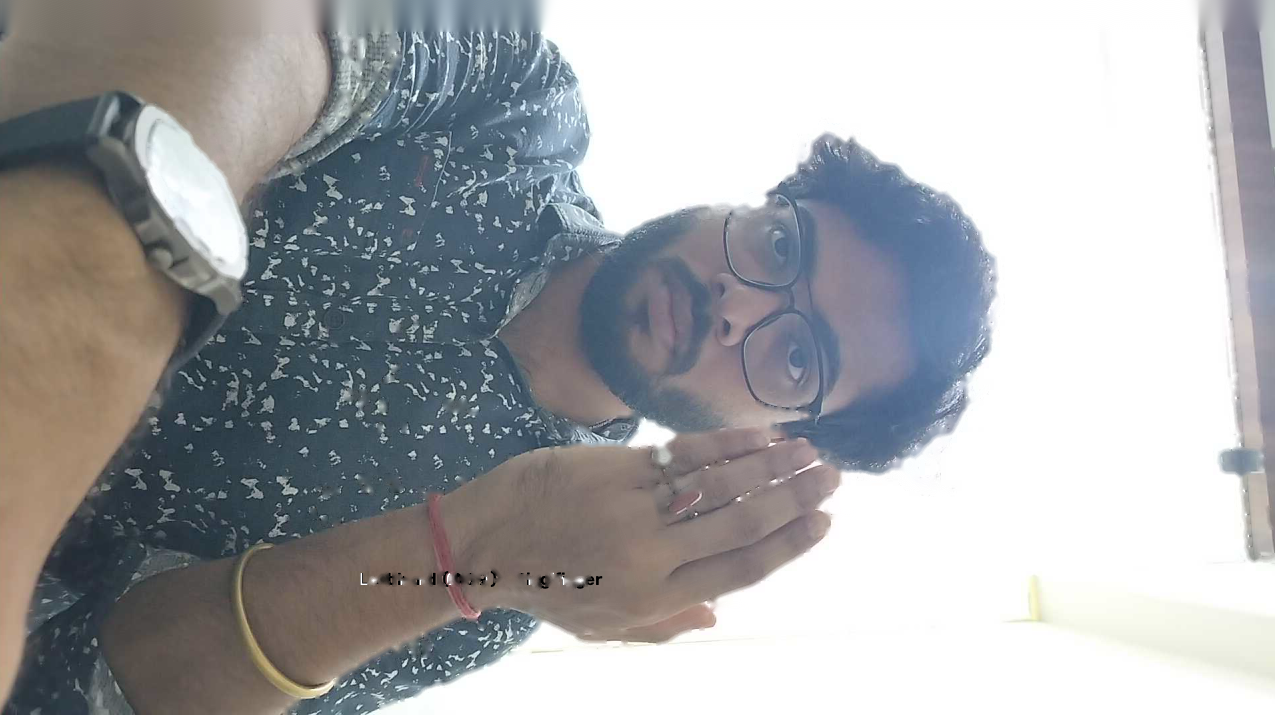
#> input picture testdata/frames/clean1.png, 1275 x 715 px; its folder holds 4 pictures in this run
$ python gt_view.py
#> lines starting #> are read from the running program, lines starting #| are printed output that depends on the picture; after the words box and inside, x2 and y2 are one past the last pixel; in counts of white or black regions, pixels touching at a corner belong together
"""Straightened, ruler-annotated views of the ring finger for manual ground-truth annotation.
x = offset across the landmark axis (px of the original frame, + = n direction),
y = offset along the axis from the ring centre (px, + = toward PIP).
Also prints luma / chroma profiles along a few rows."""
import json
import os
import sys

import cv2 as cv
import numpy as np

D = os.path.dirname(os.path.dirname(os.path.abspath(__file__)))          # testdata/
S = os.path.join(D, "frames")      # images
P = os.path.join(os.path.dirname(os.path.abspath(__file__)), "out")   # outputs


def load_cases():
    lm = json.load(open(os.path.join(D, "landmarks.json")))
#> (reads testdata/landmarks.json from the repository)
    cases = {}
    for cid, v in lm.items():
        pts = np.array(v["pts"], float)
        cases[cid] = (v["image"], pts)
    return cases


def frame_geom(pts, base=13, nxt=14, position=0.69):
    knuckles = pts[[5, 9, 13, 17]]
    unit = float(np.linalg.norm(np.diff(knuckles, axis=0), axis=1).mean())
    b2 = pts[nxt, :2] - pts[base, :2]
    L2 = float(np.linalg.norm(b2))
    a = b2 / L2
    n = np.array([a[1], -a[0]])
    c = pts[base, :2] + position * b2
    return c, a, n, L2, unit


def straighten(img, c, a, n, x_range, y_range, scale):
    """patch[j, i] = img(c + x_i n + y_j a), x_i = x_range[0] + i/scale, y_j likewise."""
    (x0, x1), (y0, y1) = x_range, y_range
    W, H = int(round((x1 - x0) * scale)), int(round((y1 - y0) * scale))
    # dst (i, j) -> src = c + (x0 + i/scale) n + (y0 + j/scale) a  (WARP_INVERSE_MAP)
    M = np.array([[n[0] / scale, a[0] / scale, c[0] + x0 * n[0] + y0 * a[0]],
                  [n[1] / scale, a[1] / scale, c[1] + x0 * n[1] + y0 * a[1]]])
    return cv.warpAffine(img, M, (W, H), flags=cv.INTER_LINEAR | cv.WARP_INVERSE_MAP,
                         borderMode=cv.BORDER_REPLICATE)


if __name__ == "__main__":
    cases = load_cases()
    which = sys.argv[1:] or list(cases)
    for cid in which:
        path, pts = cases[cid]
        img = cv.imread(f"{S}/{path}")
#> img is the input picture: shape (715, 1275, 3); mean B, G, R 169.6, 167.5, 165.9
        c, a, n, L2, unit = frame_geom(pts)
        W0 = 2 * 0.43 * unit
        half = max(1.6 * W0, 45)
        scale = float(np.clip(560 / (2 * half), 2, 8))
        yr = (-0.45 * L2, 0.35 * L2)
        patch = straighten(img, c, a, n, (-half, half), yr, scale)
#> in straighten, `return cv.warpAffine(img, M, (W, H), flags=cv.INTER_LINEAR | cv.WARP_I..`:
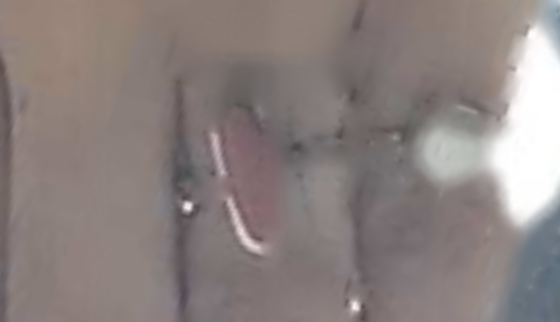
#> returned value: shape (322, 560, 3); mean of channels 0, 1, 2 127.6, 129.2, 139.4; drawn as B, G, R
        # Contrast stretch for viewing
        lab = cv.cvtColor(patch, cv.COLOR_BGR2LAB)
#> lab: shape (322, 560, 3); mean of channels 0, 1, 2 139.5, 131.7, 130.3
        lab[..., 0] = cv.createCLAHE(2.0, (4, 4)).apply(lab[..., 0])
#> lab: shape (322, 560, 3); mean of channels 0, 1, 2 140.6, 131.7, 130.3
        view = cv.cvtColor(lab, cv.COLOR_LAB2BGR)
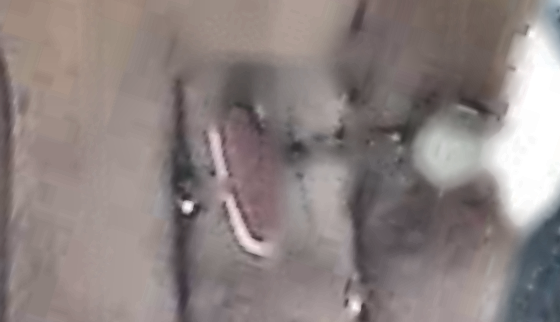
#> view: shape (322, 560, 3); mean B, G, R 129, 130.7, 141
        H, W = view.shape[:2]
#> H = 322; W = 560
        top = 30
        canvas = cv.copyMakeBorder(view, top, 30, 0, 0, cv.BORDER_CONSTANT, value=(255, 255, 255))
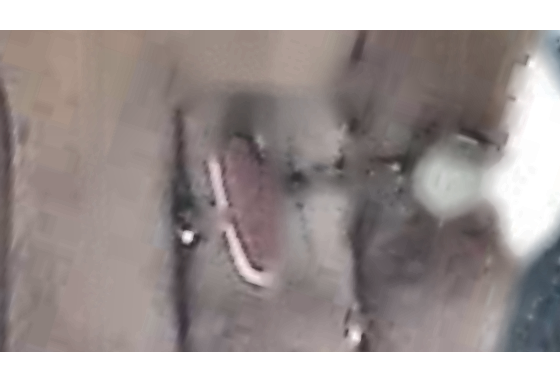
#> canvas: shape (382, 560, 3); mean B, G, R 148.8, 150.2, 158.9
        for xv in range(int(-half) // 5 * 5, int(half) + 1, 5):
            xi = int(round((xv + half) * scale))
            ln = 12 if xv % 10 == 0 else 6
            col = (0, 0, 255) if xv == 0 else (0, 0, 0)
            cv.line(canvas, (xi, top - ln), (xi, top), col, 1)
            cv.line(canvas, (xi, top + H), (xi, top + H + ln), col, 1)
            if xv % 20 == 0:
                cv.putText(canvas, str(xv), (xi - 10, 12), cv.FONT_HERSHEY_SIMPLEX, 0.35, (0, 0, 0), 1)
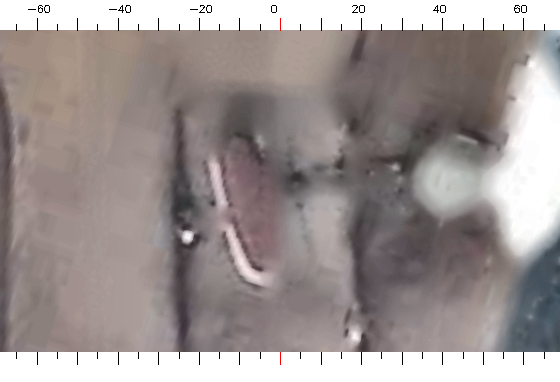
#> canvas: shape (382, 560, 3); 0.38% of pixels changed, all inside (x1, y1, x2, y2) = (16, 5, 545, 365)
        for yv in (-0.15 * L2, 0.0, 0.15 * L2):
            yi = top + int(round((yv - yr[0]) * scale))
            cv.line(canvas, (0, yi), (8, yi), (0, 0, 255), 2)
            cv.line(canvas, (W - 8, yi), (W, yi), (0, 0, 255), 2)
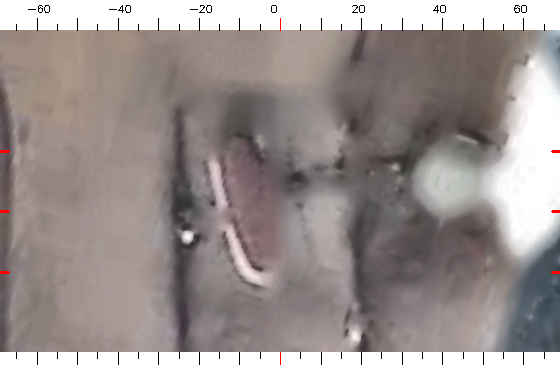
#> canvas: shape (382, 560, 3); 0.07% of pixels changed, all inside (x1, y1, x2, y2) = (0, 150, 560, 274)
        for xv in (-W0 / 2, W0 / 2):  # model prior width
            xi = int(round((xv + half) * scale))
            cv.line(canvas, (xi, top + H), (xi, top + H + 25), (255, 0, 0), 2)
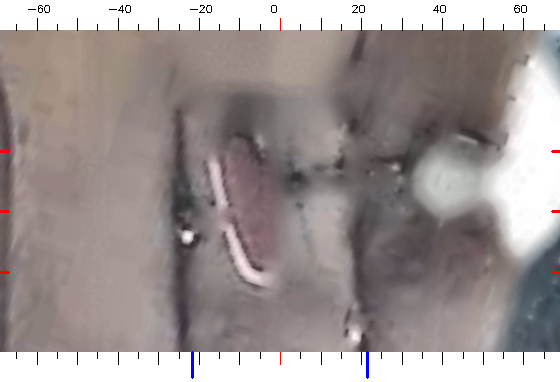
#> canvas: shape (382, 560, 3); 0.07% of pixels changed, all inside (x1, y1, x2, y2) = (191, 351, 369, 379)
        cv.imwrite(f"{P}/gt_{cid}.png", canvas)
        print(f"{cid}: L2={L2:.1f} unit={unit:.1f} W0={W0:.1f} half={half:.1f} scale={scale:.2f} "
              f"a={a.round(3)} n={n.round(3)} c={c.round(1)}")
#> pass 2 of the loop `for cid in which:`:
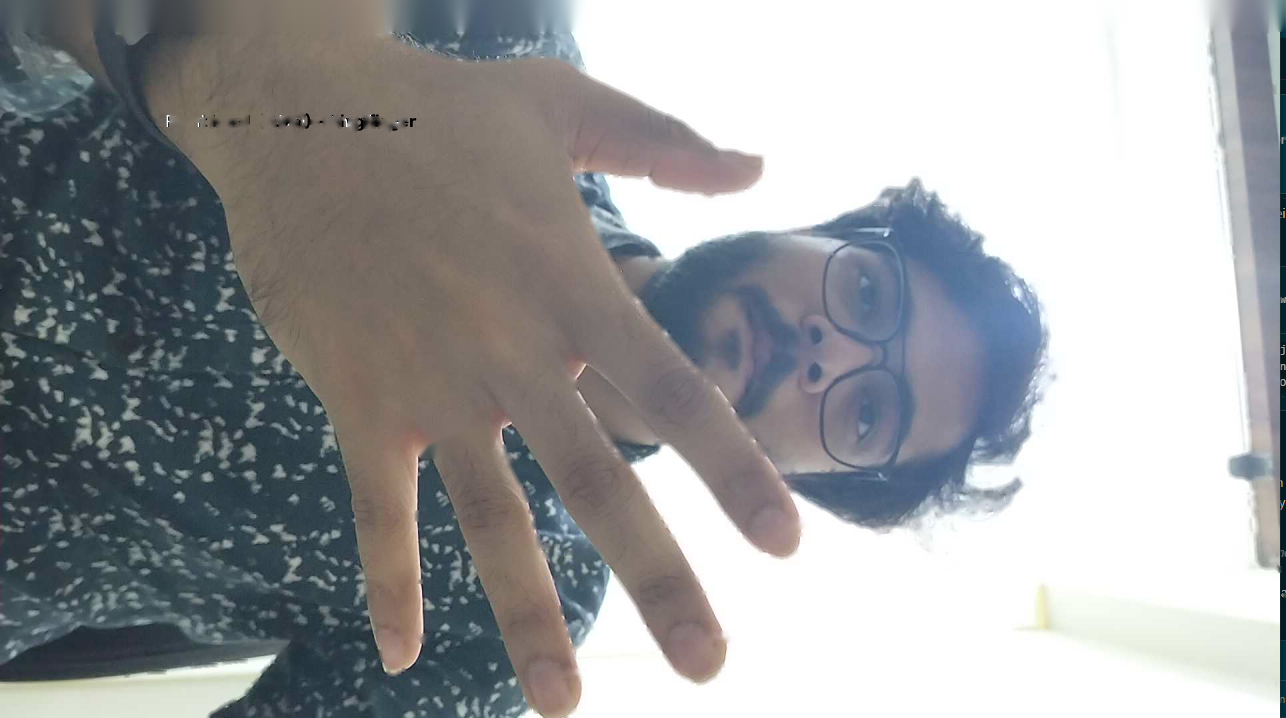
#> input picture testdata/frames/clean2.png, 1286 x 718 px
#> img is the input picture: shape (718, 1286, 3); mean B, G, R 160.4, 158.3, 156.6
#> view: shape (283, 560, 3)
#> after the loop `for yv in (-0.15 * L2, 0.0, 0.15 * L2):`:
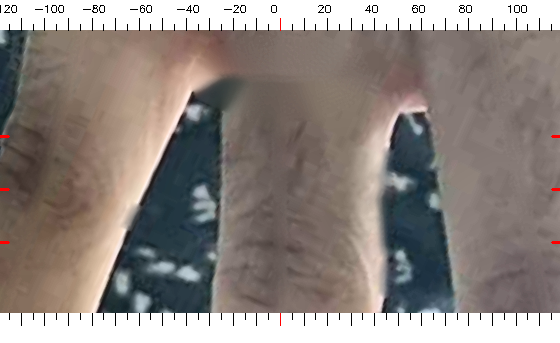
#> canvas: shape (343, 560, 3); mean B, G, R 128.6, 133.4, 142.1
#> after the loop `for xv in (-W0 / 2, W0 / 2):`:
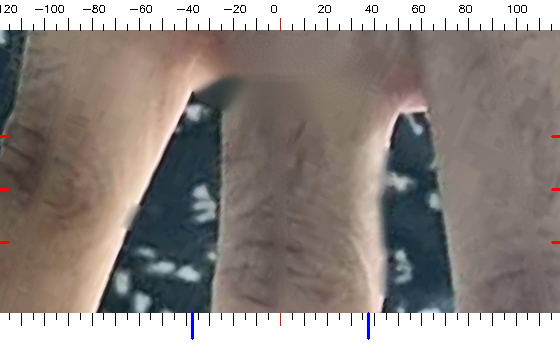
#> canvas: shape (343, 560, 3); 0.08% of pixels changed, all inside (x1, y1, x2, y2) = (191, 312, 370, 340)
#> pass 3 of the loop `for cid in which:`:
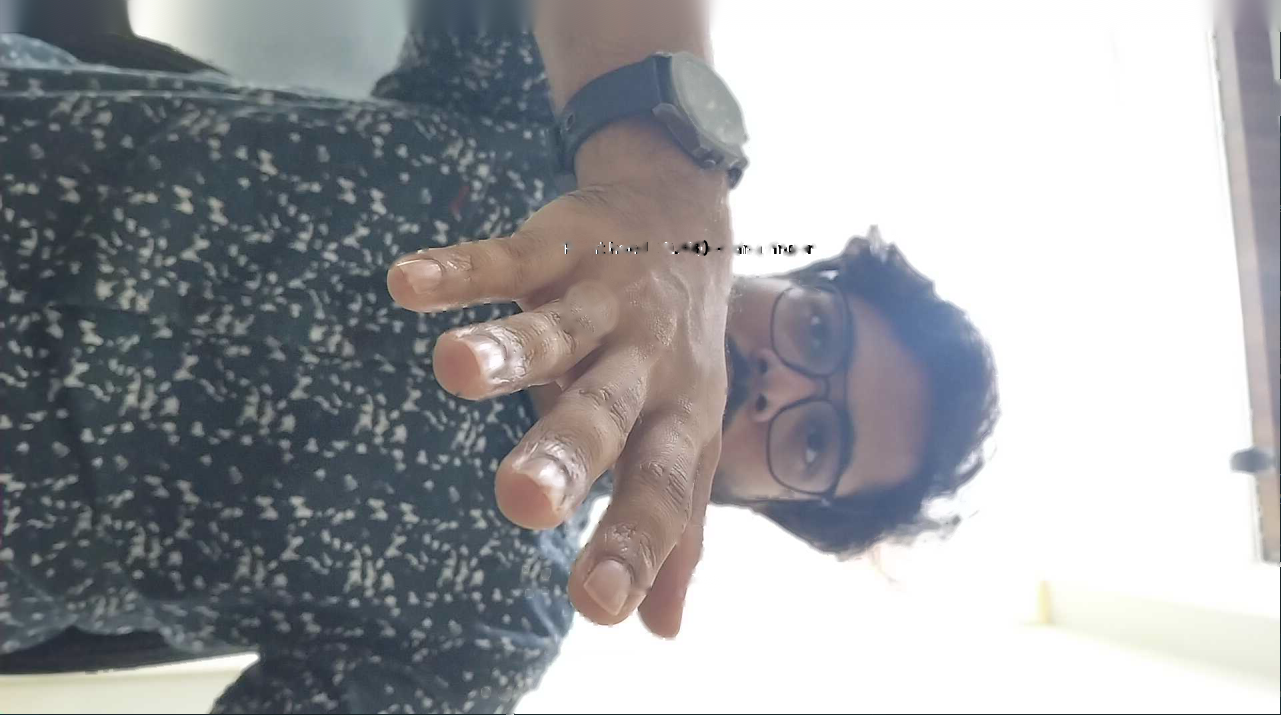
#> input picture testdata/frames/clean3.png, 1281 x 715 px
#> img is the input picture: shape (715, 1281, 3); mean B, G, R 162.1, 159.3, 157.9
#> view: shape (170, 560, 3)
#> after the loop `for yv in (-0.15 * L2, 0.0, 0.15 * L2):`:
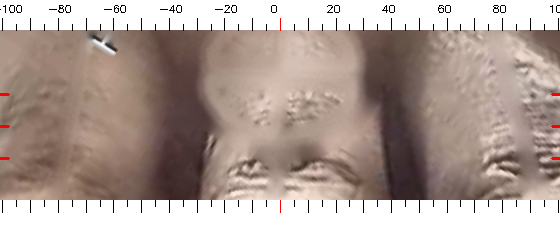
#> canvas: shape (230, 560, 3); mean B, G, R 150.9, 158.3, 174.9
#> after the loop `for xv in (-W0 / 2, W0 / 2):`:
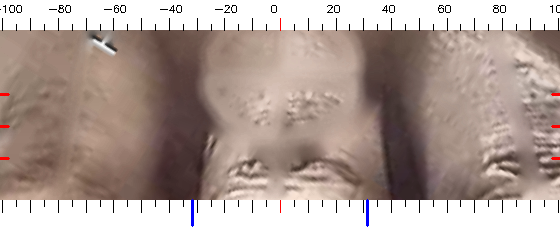
#> canvas: shape (230, 560, 3); 0.12% of pixels changed, all inside (x1, y1, x2, y2) = (191, 199, 369, 227)
#> (the run stopped early here; a loop or call above may not have finished)
